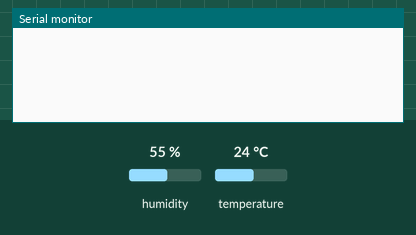
This sketch was run on a simulated Arduino Uno, built with avr-gcc and run on an emulated ATmega328P. Parts: the last lines printed to the serial monitor. Inputs (shaded band) come from the test bench; at power-on: humidity 55 %, temperature 24 °C.

Above: at 3.2 s.
3.3 s: humidity set to 22 %
At 7.9 s:
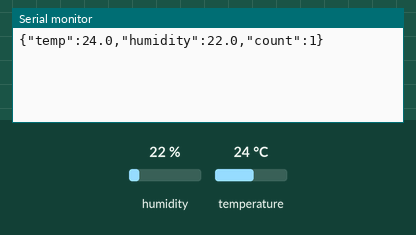
13.5 s: temperature set to 12 °C
At 18.3 s:
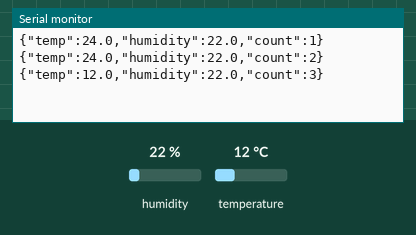
21.0 s: humidity set to 40 %
At 22.4 s:
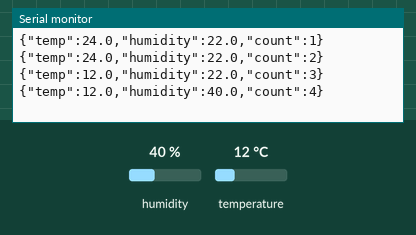
Timing chart, 0 to 24.0 s (numbered marks = the images above; inputs shaded):
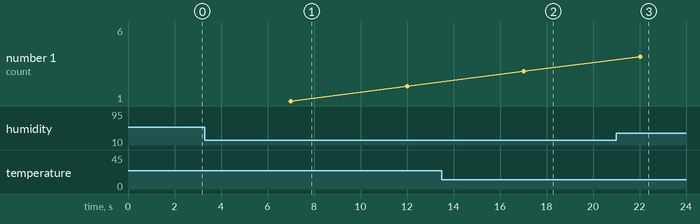

Measured:
- after the input at 3.3 s, the serial monitor: prints a new line after 3.7 s (image 1)
- after the input at 13.5 s, the serial monitor: prints a new line after 3.5 s (image 2)
- after the input at 21.0 s, the serial monitor: prints a new line after 1.0 s (image 3)

The sketch:

dht_sensor.ino
```cpp
#include <DHT.h>

#define DHTPIN 2
#define DHTTYPE DHT22

DHT dht(DHTPIN, DHTTYPE);
int count = 0;

void setup() {
  Serial.begin(9600);
  dht.begin();
  delay(2000);
}

void loop() {
  delay(5000);
  float h = dht.readHumidity();
  float t = dht.readTemperature();

  if (isnan(h) || isnan(t)) {
    Serial.println("{\"error\":\"Sensor read failed\"}");
    return;
  }

  count++;
  Serial.print("{\"temp\":");
  Serial.print(t, 1);
  Serial.print(",\"humidity\":");
  Serial.print(h, 1);
  Serial.print(",\"count\":");
  Serial.print(count);
  Serial.println("}");
}
```
